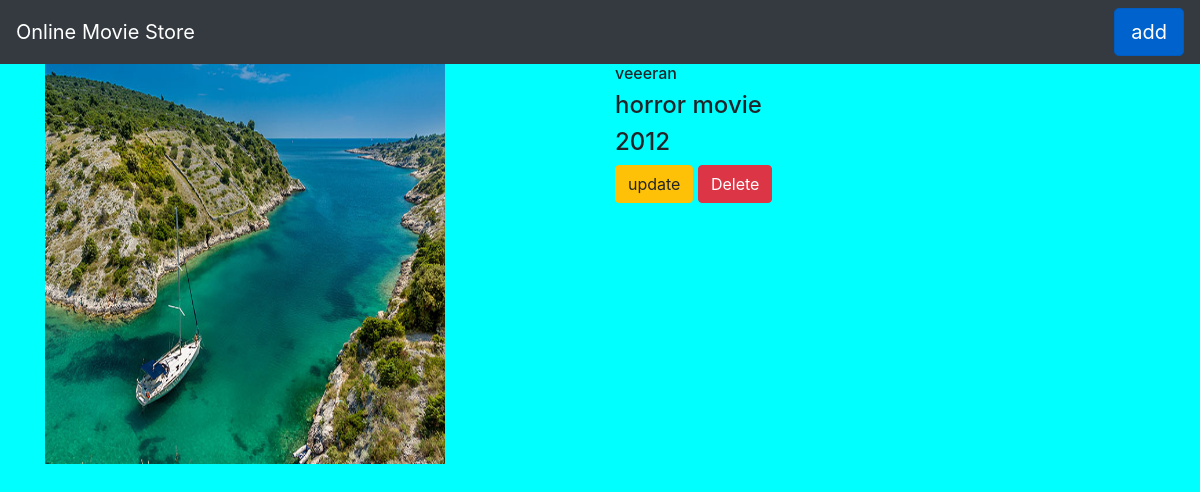
The page /movie/8/ on the database its author committed.
### movieapp/models.py (models this page shows, shortened)
class Movie(models.Model):
    name=models.CharField(max_length=250)
    desc=models.TextField()
    year=models.IntegerField()
    img=models.ImageField(upload_to='gallery')

### movieapp/views.py (the view)
# urls.py: path('movie/<int:movie_id>/',views.detail,name='detail'),
def detail(request,movie_id):
    movie=Movie.objects.get(id=movie_id)
    return render(request,"detail.html",{'movie':movie})

### templates/detail.html
{% extends 'base.html' %}
{% block body%}
<div class="container">
    <div class="row">
        <div class="col-md-6">
            <img src="{{movie.img.url}}" style="width:400px;height:400px;padding=50px;">
        </div>
<div class="col-md-6">
    <h6>{{movie.name}}</h6>
    <h4>{{movie.desc}}</h4>
    <h4>{{movie.year}}</h4>
        <a class="btn btn-warning" href="{% url 'movieapp:update' movie.id %}">update</a>
        <a class="btn btn-danger" href="{% url 'movieapp:delete' movie.id %}">Delete</a>
</div>
    </div>
</div>
        {% endblock %}

### static/style.css (style rules this page uses)
body { background-color:aqua; }

### rows shown on the page
Movie: img (picture), name "veeeran", desc "horror movie", year "2012"
